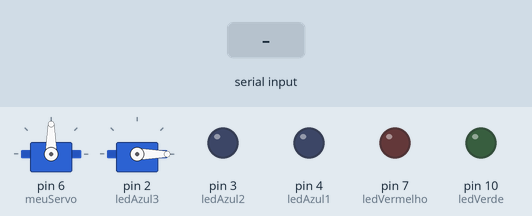
A sketch run on a simulated Arduino Uno, built with avr-gcc and run on an emulated ATmega328P. Parts: 2 × servo, output pins drawn as LEDs (lit = HIGH). The test bench sets the inputs (shaded band). Random numbers use the default seed unless the sketch sets one; what the sketch prints to the serial monitor is not drawn.

Above: at 1.4 s.
1.5 s: "90,45\n" received over Serial
At 5.8 s:
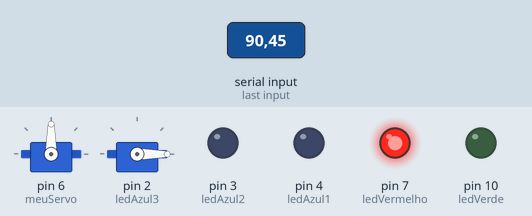
Timing chart, 0 to 14.0 s (numbered marks = the images above; inputs shaded):
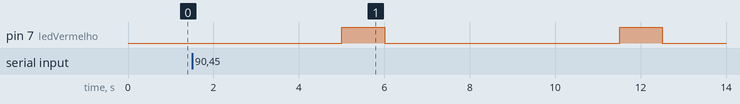

The sketch:

copy_02_of_programa_jogo_de_dados1.ino
```cpp
#include <Servo.h>
Servo meuServo;
Servo motor;


int ledAzul1 = 4;
int ledAzul2 = 3;
int ledAzul3 = 2;

int ledVermelho = 7;
int ledVerde = 10;
int palpite = 0;
int qtdRodadas;
int pontos;

void desenhaCabecalho()
{
  Serial.println("\\-----------------------------------------/");
  Serial.println("\\         PROGRAMA JOGO DE DADOS          /");
  Serial.println("\\-----------------------------------------/");
  Serial.println("                                            ");
  delay(500);
}

void setup()
{
  Serial.begin(9600);
  randomSeed(analogRead(0));

  meuServo.attach(6);
  motor.attach(2);
  motor.write(0);

  pinMode(ledAzul1, OUTPUT);
  pinMode(ledAzul2, OUTPUT);
  pinMode(ledAzul3, OUTPUT);
  pinMode(ledVermelho, OUTPUT);
  pinMode(ledVerde, OUTPUT);

}

void loop()
{
  desenhaCabecalho();
  pontos = 0;

  Serial.println("Quantas vezes voce quer jogar?");
  while (!Serial.available());
  qtdRodadas = Serial.parseInt();

  int vetPalpites[qtdRodadas];
  int vetResultados[qtdRodadas];

  for (int r = 0; r < qtdRodadas; r++) {
    Serial.println("Digite seu palpite entre 1 e 7:");
    while (!Serial.available());
    palpite = Serial.parseInt();

    int numeroSorteado = random(1, 1);

    vetPalpites[r] = palpite;
    vetResultados[r] = numeroSorteado;

    Serial.print("Jogando o dado");
    for (int i = 0; i < 5; i++) {
      Serial.print(".");
      delay(700);
    }
    Serial.println();
    Serial.println("Seu palpite: " + String(palpite));
    Serial.println("Numero sorteado: " + String(numeroSorteado));

    if (palpite == numeroSorteado) {
      Serial.println("Parabens, voce acertou!!");
      digitalWrite(ledVerde, HIGH);
      delay(1000);
      digitalWrite(ledVerde, LOW);
      delay(1000);

      pontos += 1;


      if (pontos == 1) {
        digitalWrite(ledAzul1, HIGH);
      } else if (pontos == 2) {
        digitalWrite(ledAzul2, HIGH);
      } else if (pontos == 3) {
        digitalWrite(ledAzul3, HIGH);
      }

    } else {
      Serial.println("Que pena, tente outra vez!!");
      digitalWrite(ledVermelho, HIGH);
      delay(1000);
      digitalWrite(ledVermelho, LOW);
      delay(1000);
    }
  }

  if (pontos == qtdRodadas) {
    Serial.println("Todos os palpites corretos! Abrindo o portao...");

    motor.write(0);
    delay(1500);
    motor.write(90);
    delay(1500);

    digitalWrite(ledAzul1, HIGH);
    digitalWrite(ledAzul2, HIGH);
    digitalWrite(ledAzul3, HIGH);


  }

  Serial.println("--------------------------------");
  delay(500);

  Serial.println("ESTATISTICAS DO JOGO");
  Serial.println();
  for (int i = 0; i < qtdRodadas; i++) {
    Serial.println("Rodada " + String(i + 1) + ":");
    Serial.println("Seu palpite: " + String(vetPalpites[i]));
    Serial.println("Resultado: " + String(vetResultados[i]));
    Serial.println("-------------");
    Serial.println();
  }

  Serial.println("FIM DE JOGO, REINICIANDO O SISTEMA");
  delay(3000);
}
```

Measured:
- after the input at 1.5 s, pin 7 (ledVermelho): alternates HIGH for 1.0 s and LOW for 5.5 s, starting after 3.5 s
